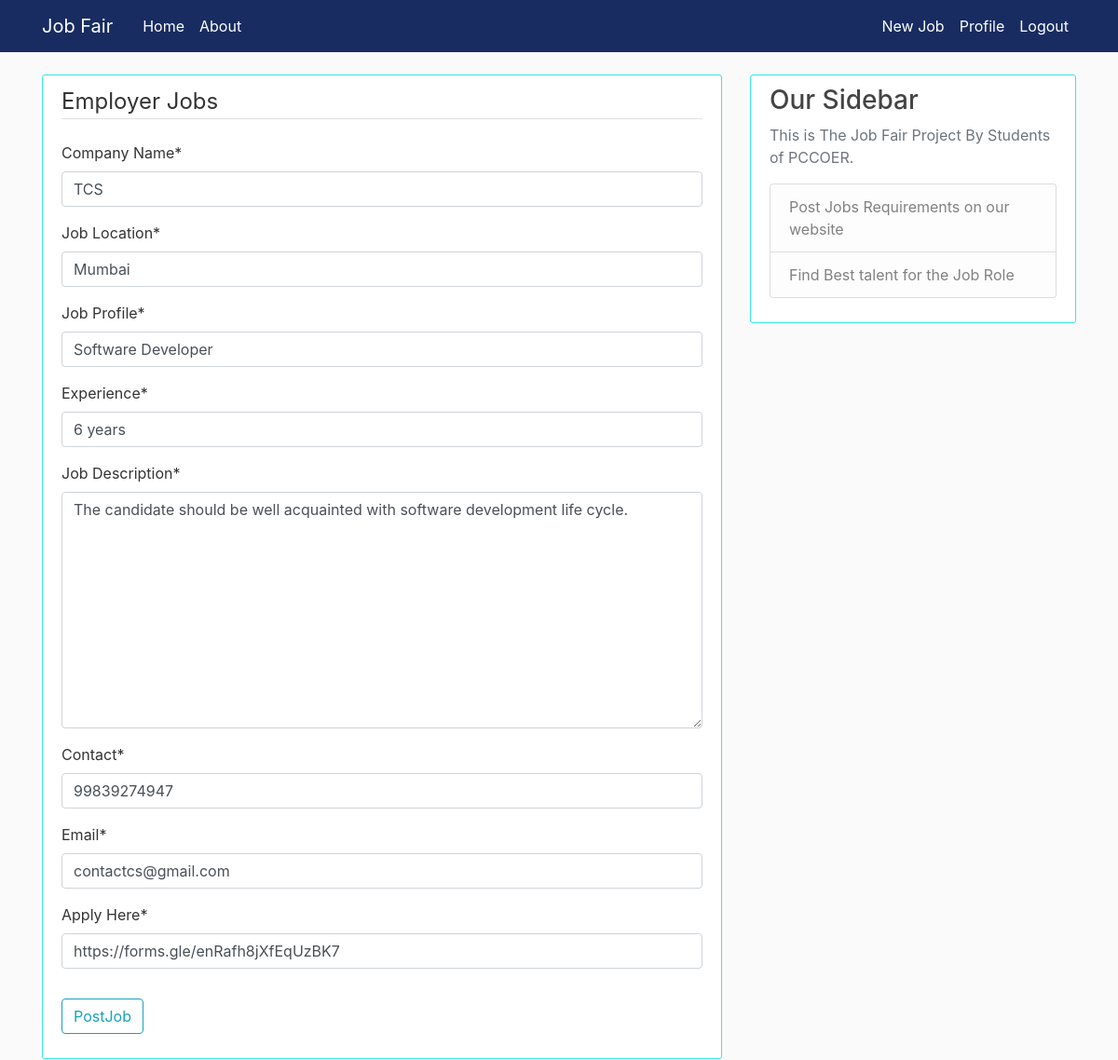
/jobs/5/update (signed in), run on an earlier commit of the app's database.
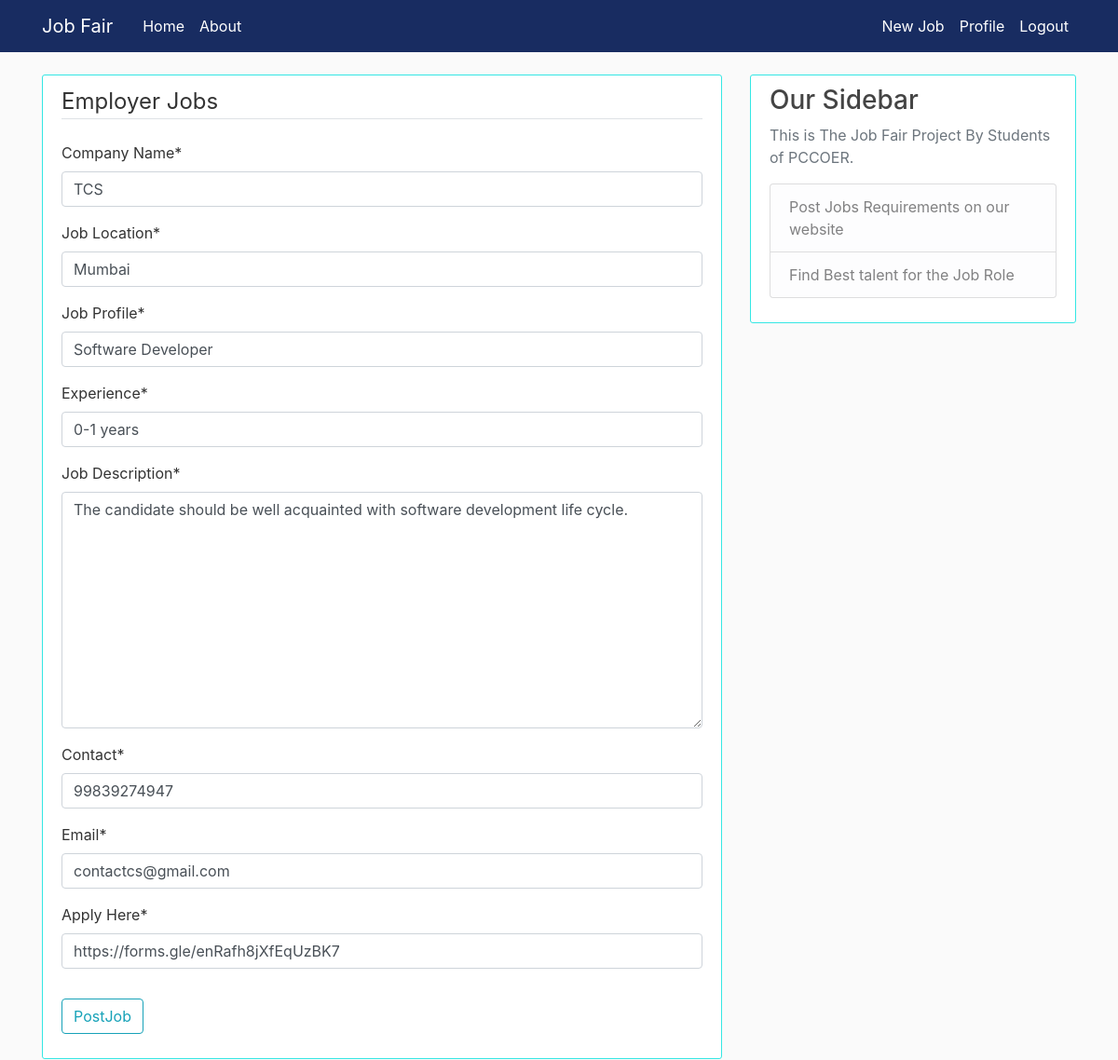
And on a later commit of the database.
### employer/models.py (models this page shows, shortened)
class Jobs(models.Model):
    companyname = models.CharField(max_length=100)
    dateposted = models.DateTimeField(default=timezone.now)
    jobprofile = models.CharField(max_length=80)
    jobplace = models.CharField(max_length=50)
    experience = models.CharField(max_length=30)
    jobdescription = models.TextField(max_length=400)
    contact = models.IntegerField(null=True)
    email = models.EmailField(max_length=30,null=True)
    author = models.ForeignKey(User, on_delete=models.CASCADE)
    applyHere = models.CharField(max_length=700,null=True)

### employer/views.py (the view, shortened to what this page needs)
# urls.py: path('jobs/<int:pk>/update', JobsUpdateView.as_view(), name='jobs-update'),
class JobsUpdateView(LoginRequiredMixin, UserPassesTestMixin, UpdateView):
    model = Jobs
    form_class = JobForm
    success_url = '/'
    def test_func(self):
        jobs = self.get_object()
        if self.request.user == jobs.author:
            return True
        return False

### employer/forms.py
class JobForm(forms.ModelForm):
    class Meta:
        model = Jobs
        fields = ['companyname', 'jobplace', 'jobprofile', 'experience', 'jobdescription','contact','email','applyHere']
        labels = {
            'companyname': 'Company Name', 'jobplace': 'Job Location', 'jobprofile': 'Job Profile', 'applyHere': 'Apply Here', 'jobdescription':'Job Description'
        }

### employer/templates/employer/jobs_form.html (shortened to what this page needs)
{% extends "employer/base.html" %}
{% load crispy_forms_tags %}
{% block content %}
    <div class="content-section">
        <form method="POST">
            <fieldset class="form-group">
                <legend class="border-bottom mb-4">Employer Jobs</legend>
                {{ form|crispy  }}
            </fieldset>
            <div class="form-group">
                <button class="btn btn-outline-info" type="submit" name="postjob"> PostJob</button>
            </div>
        </form>
    </div>
{% endblock content %}

What changed in the data, as far as the page shows it:
changed Jobs "TCS": experience "6 years" → "0-1 years"
